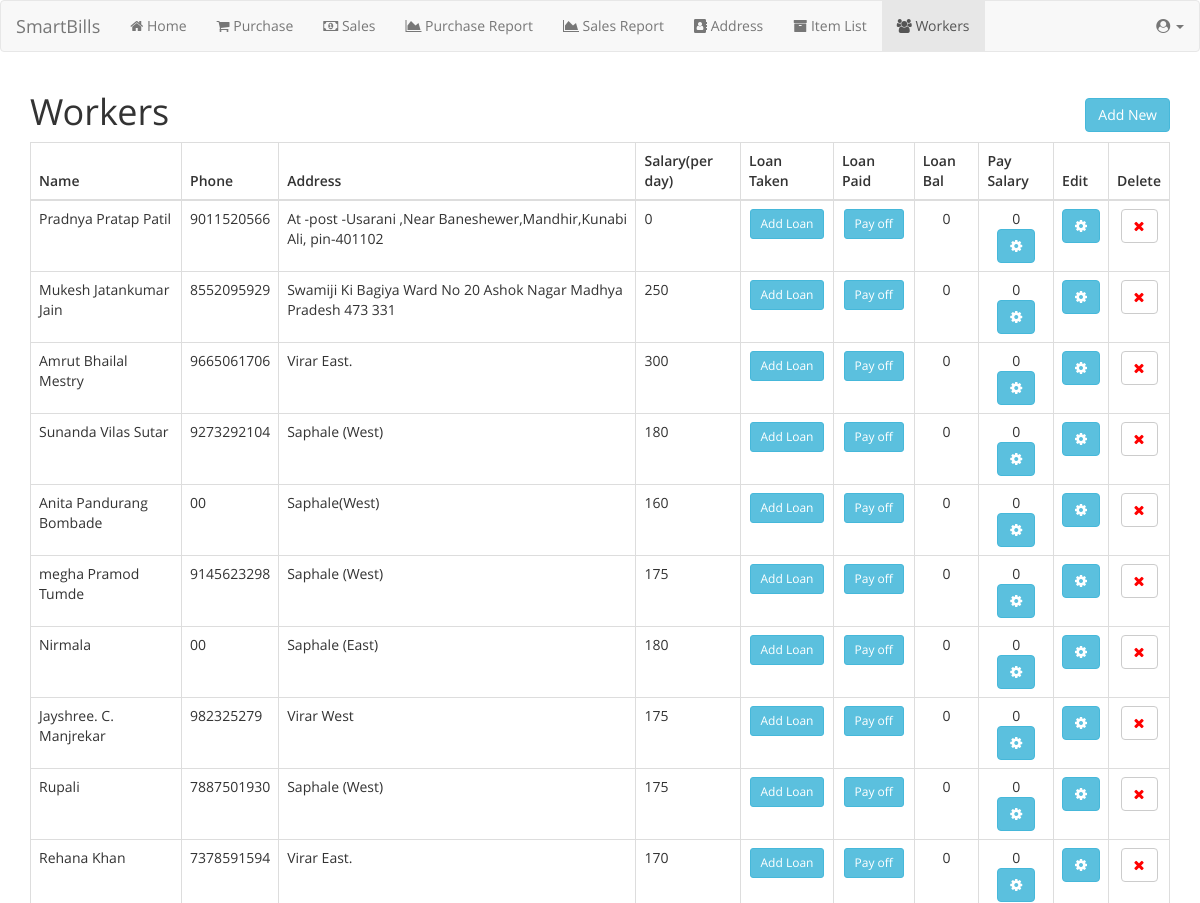
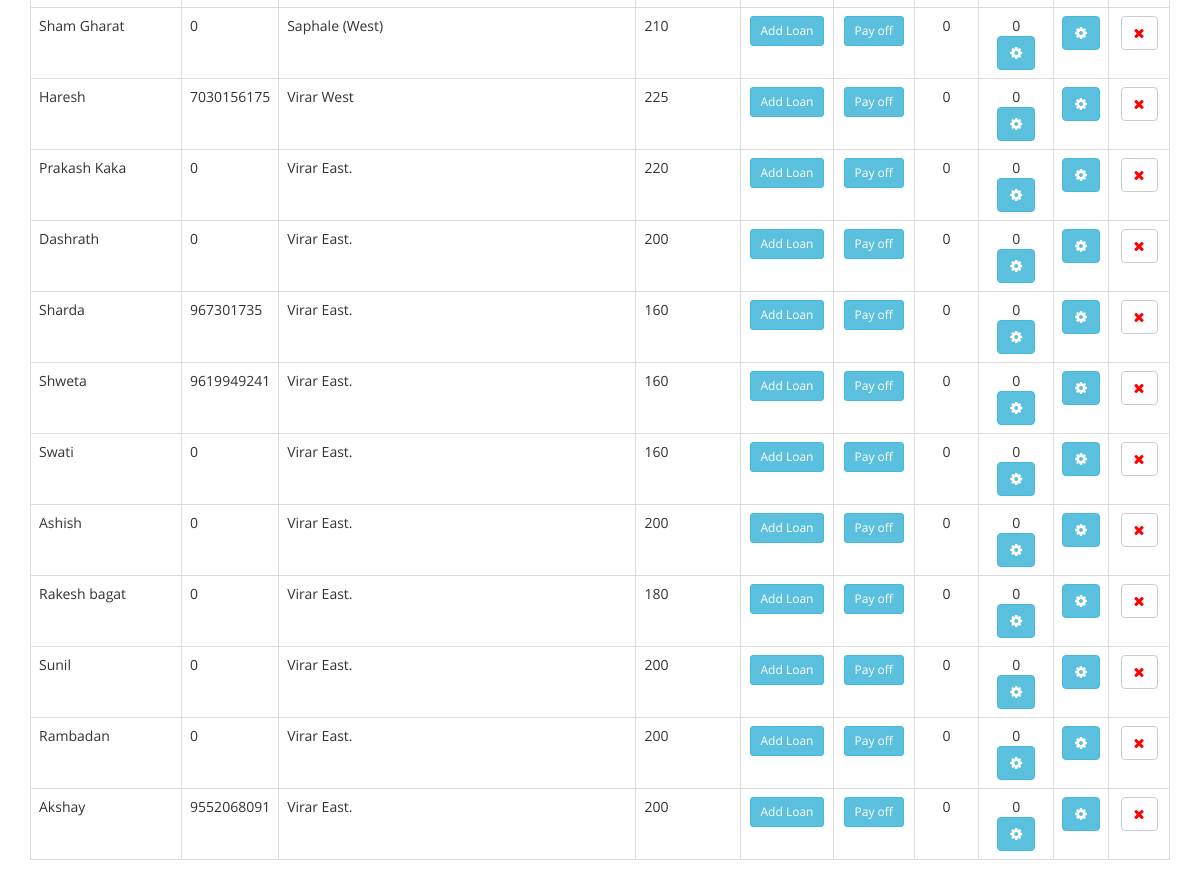
Before: /workers.php with the older database file (2 pictures, top to bottom).
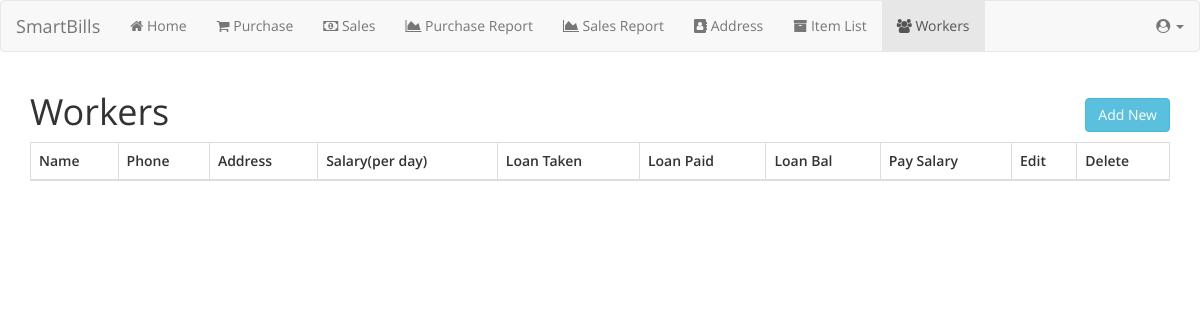
After: the same page with the newer database file.
### tables this page shows
CREATE TABLE `worker` (
  `srno` int(11) NOT NULL,
  `worker_name` varchar(250) NOT NULL,
  `phone` varchar(250) NOT NULL,
  `address` varchar(250) NOT NULL,
  `datetime` timestamp NOT NULL DEFAULT CURRENT_TIMESTAMP,
  `is_delete` int(11) DEFAULT NULL,
  `salary` int(11) NOT NULL
);

### workers.php (the view, shortened to what this page needs)
<!DOCTYPE html>
<html lang="en">
<head>
    <link rel="stylesheet" href="css/bootstrap.min.css">
    <link rel="stylesheet" href="css/jquery.dataTables.min.css">
    <link rel="stylesheet" href="css/jquery-ui.css">
    <link rel="stylesheet" href="css/font-awesome.min.css">
    <link href='css/opensans.css' rel='stylesheet' type='text/css'>
</head>
<body>
<?php include "navbar.php"; ?>
<div class="container">
    <h1>Workers<div class="pull-right">
    <button type="button" class="btn btn-info" data-toggle="modal" data-target="#myModal">Add New</button>
    </div></h1>
    <table class="table table-bordered" id="example">
    <thead>
    <tr>
        <th>Name</th>
        <th>Phone</th>
        <th>Address</th>
        <th>Salary(per day)</th>
        <th>Loan Taken</th>
        <th>Loan Paid</th>
        <th>Loan Bal</th>
        <th>Pay Salary</th>
        <th>Edit</th>
        <th>Delete</th>
    </tr>
    </thead>
    <tbody>
    <?php
    $conn = new mysqli($servername, $username, $password, $dbname);
    $sql = "SELECT * FROM worker WHERE is_delete IS NULL";
    $result = $conn->query($sql);
    if ($result->num_rows > 0) {
        while($row = $result->fetch_assoc()) {
            ?>
            <tr>
                <td><?=$row['worker_name']?></td>
                <td><?=$row['phone']?></td>
                <td><?=$row['address']?></td>
                <td><?=$row['salary']?></td>
                <td align="center">
                    <?php
                    $loanamount = 0;
                    $sql = "SELECT SUM(amount) FROM workerloan WHERE workersrno=".$row['srno'];
                    $result2 = $conn->query($sql);
                    if ($result2->num_rows > 0) {
                        while($row2 = $result2->fetch_assoc()) {
                            echo $loanamount = $row2['SUM(amount)'];
                        }
                    }
                    ?>
                    <button class="btn btn-sm btn-info" onclick="addloan(<?=$row['srno']?>)">Add Loan</button>
                </td>
                <td align="center">
                <?php
                $loanamountpaid = 0;
                    $sql = "SELECT SUM(amount) FROM workerloanpaid WHERE workersrno=".$row['srno'];
                    $result2 = $conn->query($sql);
                    if ($result2->num_rows > 0) {
                        while($row2 = $result2->fetch_assoc()) {
                            echo $loanamountpaid = $row2['SUM(amount)'];
                        }
                    }
                    ?>
                <button class="btn btn-sm btn-info" onclick="payoff(<?=$row['srno']?>)">Pay off</button>
                </td>
                <td align="center"><?php echo $loanamount - $loanamountpaid; $loanamount = 0; $loanamountpaid = 0;?></td>
                <td align="center">
					<?php
					$sqlsal = "SELECT SUM(totalsalary) FROM salarygiven WHERE workerno=".$row['srno'];
					$result2 = $conn->query($sqlsal);
                    if ($result2->num_rows > 0) {
                        while($row2 = $result2->fetch_assoc()) {
                            if($row2['SUM(totalsalary)'] == ''){
								echo 0;
							}
							echo $row2['SUM(totalsalary)'].'<br>';
                        }
                    }
					?>
					<button type="button" class="btn btn-info" data-toggle="modal" data-target="#paysalary<?=$row['srno']?>">
                        <i class="fa fa-cog" aria-hidden="true"></button></td>
                <td align="center">
					<button type="button" class="btn btn-info" data-toggle="modal" data-target="#myModal<?=$row['srno']?>">
                <i class="fa fa-cog" aria-hidden="true"></button></td>
                <td align="center"><button onclick="location.href='workers.php?delete=<?=$row['srno']?>'" class="btn btn-default"><i class="fa fa-times" style="color:red" aria-hidden="true"></button></td>
            </tr>
        <?php
        }
    }
    ?>
    </tbody>
  </table>
</div>
</body>
</html>

Changed rows visible on the page:
removed worker: worker_name "Pradnya Pratap Patil", phone "9011520566", address "At -post -Usarani ,Near Baneshewer,Mandhir,Kunabi Ali, pin-401102", salary "0", loanamountpaid "0"
removed worker: worker_name "Mukesh Jatankumar Jain", phone "8552095929", address "Swamiji Ki Bagiya Ward No 20 Ashok Nagar Madhya Pradesh 473 331", salary "250", loanamountpaid "0"
removed worker: worker_name "Amrut Bhailal Mestry", phone "9665061706", address "Virar East.", salary "300", loanamountpaid "0"
removed worker: worker_name "Sunanda Vilas Sutar", phone "9273292104", address "Saphale (West)", salary "180", loanamountpaid "0"
removed worker: worker_name "Anita Pandurang Bombade", phone "00", address "Saphale(West)", salary "160", loanamountpaid "0"
removed worker: worker_name "megha Pramod Tumde", phone "9145623298", address "Saphale (West)", salary "175", loanamountpaid "0"
removed worker: worker_name "Nirmala", phone "00", address "Saphale (East)", salary "180", loanamountpaid "0"
removed worker: worker_name "Jayshree. C. Manjrekar", phone "982325279", address "Virar West", salary "175", loanamountpaid "0"
removed worker: worker_name "Rupali", phone "7887501930", address "Saphale (West)", salary "175", loanamountpaid "0"
removed worker: worker_name "Rehana Khan", phone "7378591594", address "Virar East.", salary "170", loanamountpaid "0"
removed worker: worker_name "Sham Gharat", phone "0", address "Saphale (West)", salary "210", loanamountpaid "0"
removed worker: worker_name "Haresh", phone "7030156175", address "Virar West", salary "225", loanamountpaid "0"
removed worker: worker_name "Prakash Kaka", phone "0", address "Virar East.", salary "220", loanamountpaid "0"
removed worker: worker_name "Dashrath", phone "0", address "Virar East.", salary "200", loanamountpaid "0"
removed worker: worker_name "Sharda", phone "967301735", address "Virar East.", salary "160", loanamountpaid "0"
removed worker: worker_name "Shweta", phone "9619949241", address "Virar East.", salary "160", loanamountpaid "0"
removed worker: worker_name "Swati", phone "0", address "Virar East.", salary "160", loanamountpaid "0"
removed worker: worker_name "Ashish", phone "0", address "Virar East.", salary "200", loanamountpaid "0"
removed worker: worker_name "Rakesh bagat", phone "0", address "Virar East.", salary "180", loanamountpaid "0"
removed worker: worker_name "Sunil", phone "0", address "Virar East.", salary "200", loanamountpaid "0"
removed worker: worker_name "Rambadan", phone "0", address "Virar East.", salary "200", loanamountpaid "0"
removed worker: worker_name "Akshay", phone "9552068091", address "Virar East.", salary "200", loanamountpaid "0"
